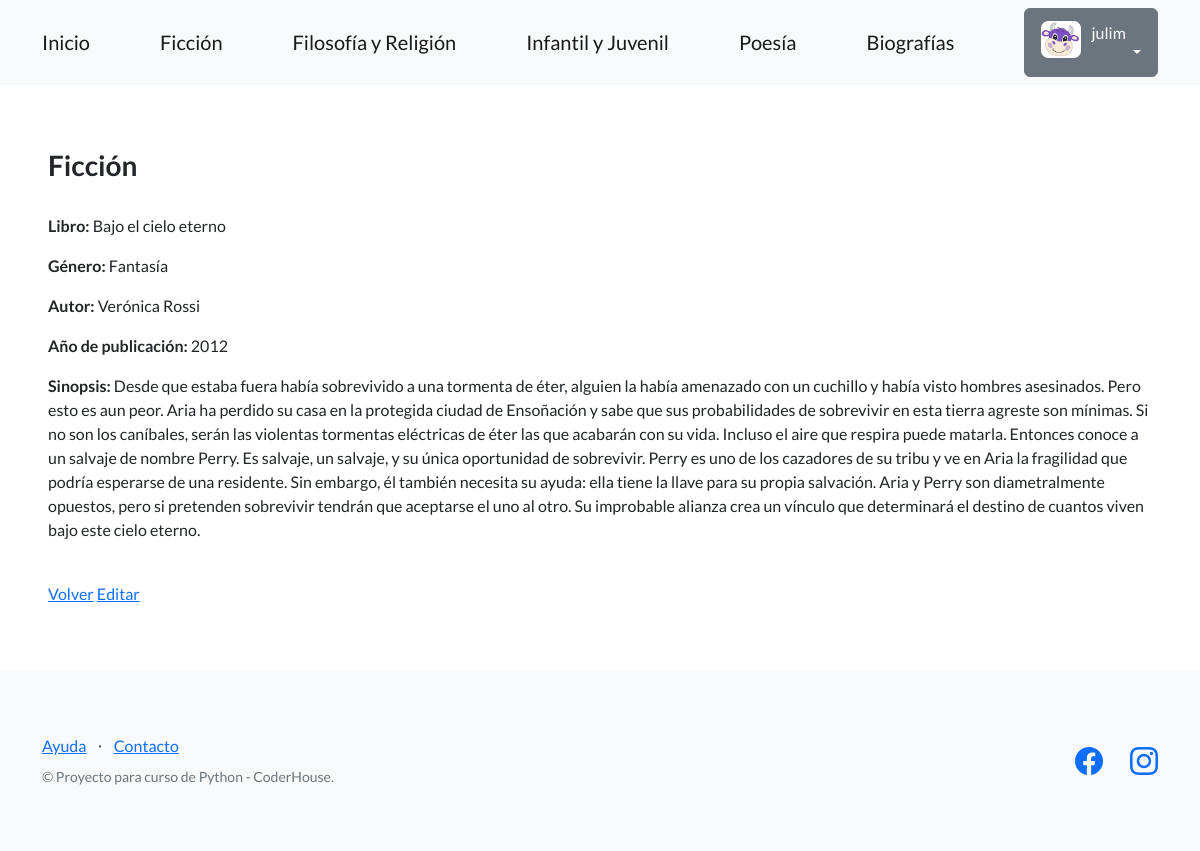
Page /libros/detalles-ficcion/1 (signed in) on the committed database.
### perfiles/models.py (models this page shows, shortened)
class Avatar(models.Model):
   user = models.OneToOneField(User, on_delete=models.CASCADE, null=True)
   imagen = models.ImageField(upload_to='avatares', null=True, blank=True)

### categorias_libros/models.py (models this page shows, shortened)
class Ficcion(models.Model):
    genero = models.CharField(max_length=256)
    nombre = models.CharField(max_length=256)
    autor = models.CharField(max_length=256)
    año_publicacion = models.IntegerField(blank=True, null=True)
    sinopsis = models.TextField(null=True)
    creador = models.ForeignKey(User, on_delete=models.SET_NULL, null=True)

### categorias_libros/views.py (the view)
# urls.py: path('detalles-ficcion/<int:pk>', FiccionDetailView.as_view(), name="detalles_ficcion"),
class FiccionDetailView(DetailView):
    model = Ficcion
    success_url = reverse_lazy('ficcion')

### categorias_libros/templates/categorias_libros/ficcion_detail.html
{% extends "base.html" %}
{% block contenido %}
<h3>Ficción</h3>
<br>
<p>
  <strong>Libro:</strong> {{object.nombre}}
</p>
<p>
  <strong>Género:</strong> {{object.genero}}
</p>
<p>
  <strong>Autor:</strong> {{object.autor}}
</p>
<p>
  <strong>Año de publicación:</strong> {{object.año_publicacion}}
</p>
<p>
  <strong>Sinopsis:</strong> {{object.sinopsis}}
</p>
<br>
<a href="{% url 'ficcion' %}">Volver</a>
<a href="{% url 'editar_ficcion' object.id %}">Editar</a>
{% endblock contenido %}

### templates_base/base.html (shortened to what this page needs)
{% load static %}
<!DOCTYPE html>
<html lang="en">
    <head>
        <link href="https://cdn.jsdelivr.net/npm/bootstrap-icons@1.5.0/font/bootstrap-icons.css" rel="stylesheet" type="text/css" />
        <link href="{% static 'css/styles.css' %}" rel="stylesheet" />
    </head>
    <body>
        <nav class="navbar navbar-light bg-light static-top">
            <div class="container">
                <a class="navbar-brand" href="{% url 'inicio' %}">Inicio</a>
                <a class="navbar-brand" href="{% url 'ficcion' %}">Ficción</a>
                <a class="navbar-brand" href="{% url 'filosofia-y-religion' %}">Filosofía y Religión</a>
                <a class="navbar-brand" href="{% url 'infantil-y-juvenil' %}">Infantil y Juvenil</a>
                <a class="navbar-brand" href="{% url 'poesia' %}">Poesía</a>
                <a class="navbar-brand" href="{% url 'biografias' %}">Biografías</a>
                {% if user.is_authenticated %}
                <div class="dropdown">
                    <button class="btn btn-secondary dropdown-toggle" type="button" id="dropdownMenuButton1" data-bs-toggle="dropdown" aria-expanded="false">
                        <div style="display: inline-flex;">
                                <img src="{{ user.avatar.imagen.url }}" style="max-width: 40px;margin-right: 10px;">
                            <span>{{ user.username }}</span>
                        </div>
                    </button>
                </div>
                {% else %}
                <a class="btn btn-primary" href="{% url 'login' %}">Iniciar sesión</a>
                <a class="btn btn-success" href="{% url 'registro' %}">Registrarse</a>
                {% endif %}
            </div>
        </nav>
        <section style="padding:4rem 3rem;">
            {% block contenido %}
            {% endblock contenido %}
        </section>
        <footer class="footer bg-light">
            <div class="container">
                <div class="row">
                    <div class="col-lg-6 h-100 text-center text-lg-start my-auto">
                        <ul class="list-inline mb-2">
                            <li class="list-inline-item"><a href="#!">Ayuda</a></li>
                            <li class="list-inline-item">⋅</li>
                            <li class="list-inline-item"><a href="#!">Contacto</a></li>
                        </ul>
                        <p class="text-muted small mb-4 mb-lg-0">&copy; Proyecto para curso de Python - CoderHouse.</p>
                    </div>
                    <div class="col-lg-6 h-100 text-center text-lg-end my-auto">
                        <ul class="list-inline mb-0">
                            <li class="list-inline-item me-4">
                                <a href="https://www.facebook.com/juli.mendieta.75/"><i class="bi-facebook fs-3"></i></a>
                            </li>
                            <li class="list-inline-item">
                                <a href="https://www.instagram.com/mendietajuli"><i class="bi-instagram fs-3"></i></a>
                            </li>
                        </ul>
                    </div>
                </div>
            </div>
        </footer>
    </body>
</html>

### rows in the picture
Ficcion: nombre "Bajo el cielo eterno", genero "Fantasía", autor "Verónica Rossi", año_publicacion "2012", sinopsis "Desde que estaba fuera había sobrevivido a una tormenta de éter, alguien la había amenazado con un cuchillo y había visto hombres asesinados. Pero esto es aun peor. Aria ha perdido su casa en la protegida ciudad de Ensoñación y sabe que sus probabilidades de sobrevivir en esta tierra agreste son mínimas. Si no son los caníbales, serán las violentas tormentas eléctricas de éter las que acabarán con su vida. Incluso el aire que respira puede matarla. Entonces conoce a un salvaje de nombre Perry. Es salvaje, un salvaje, y su única oportunidad de sobrevivir. Perry es uno de los cazadores de su tribu y ve en Aria la fragilidad que podría esperarse de una residente. Sin embargo, él también…"

### other values in the picture
{{ user.username }} "julim"
